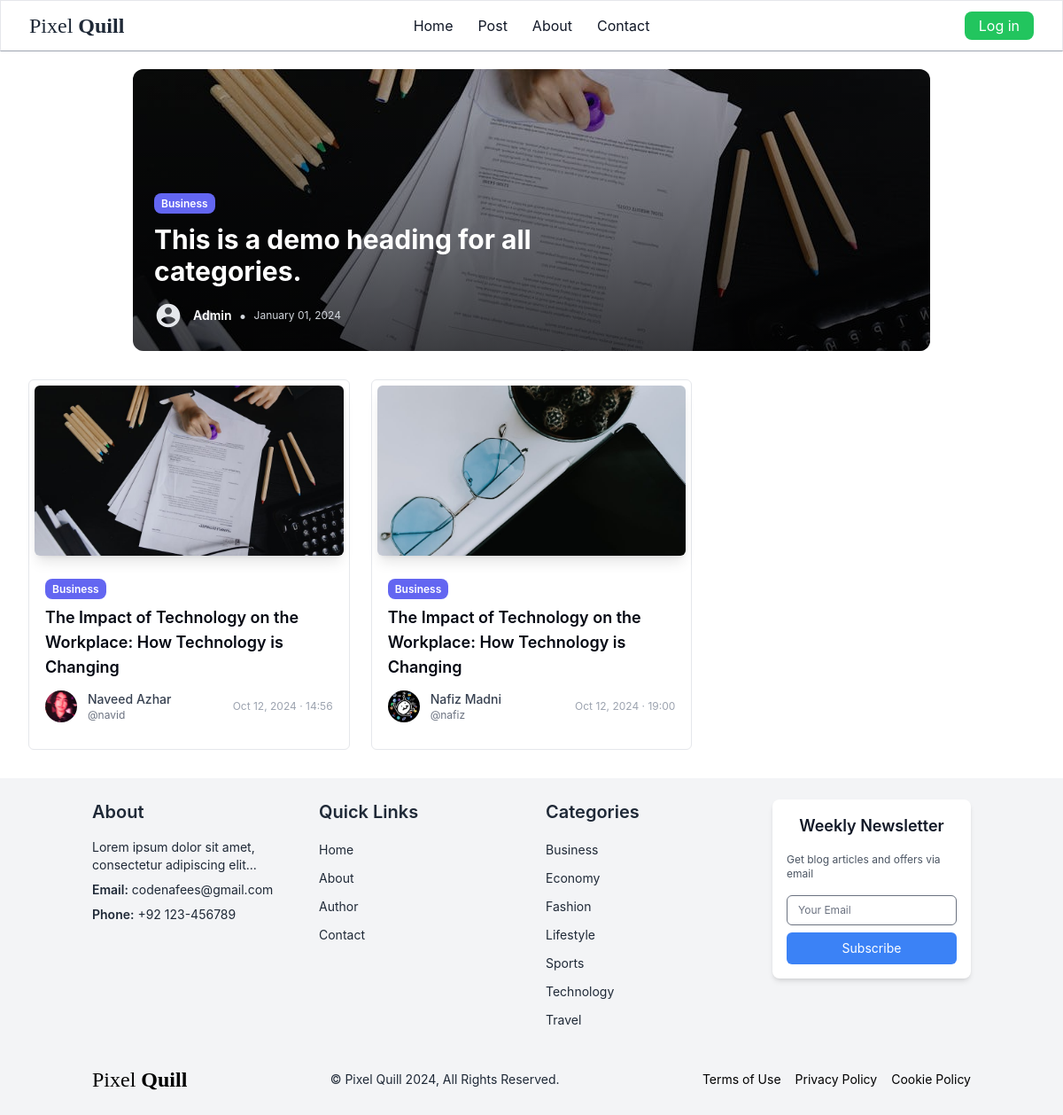
/category/5/, run on an earlier commit of the app's database.
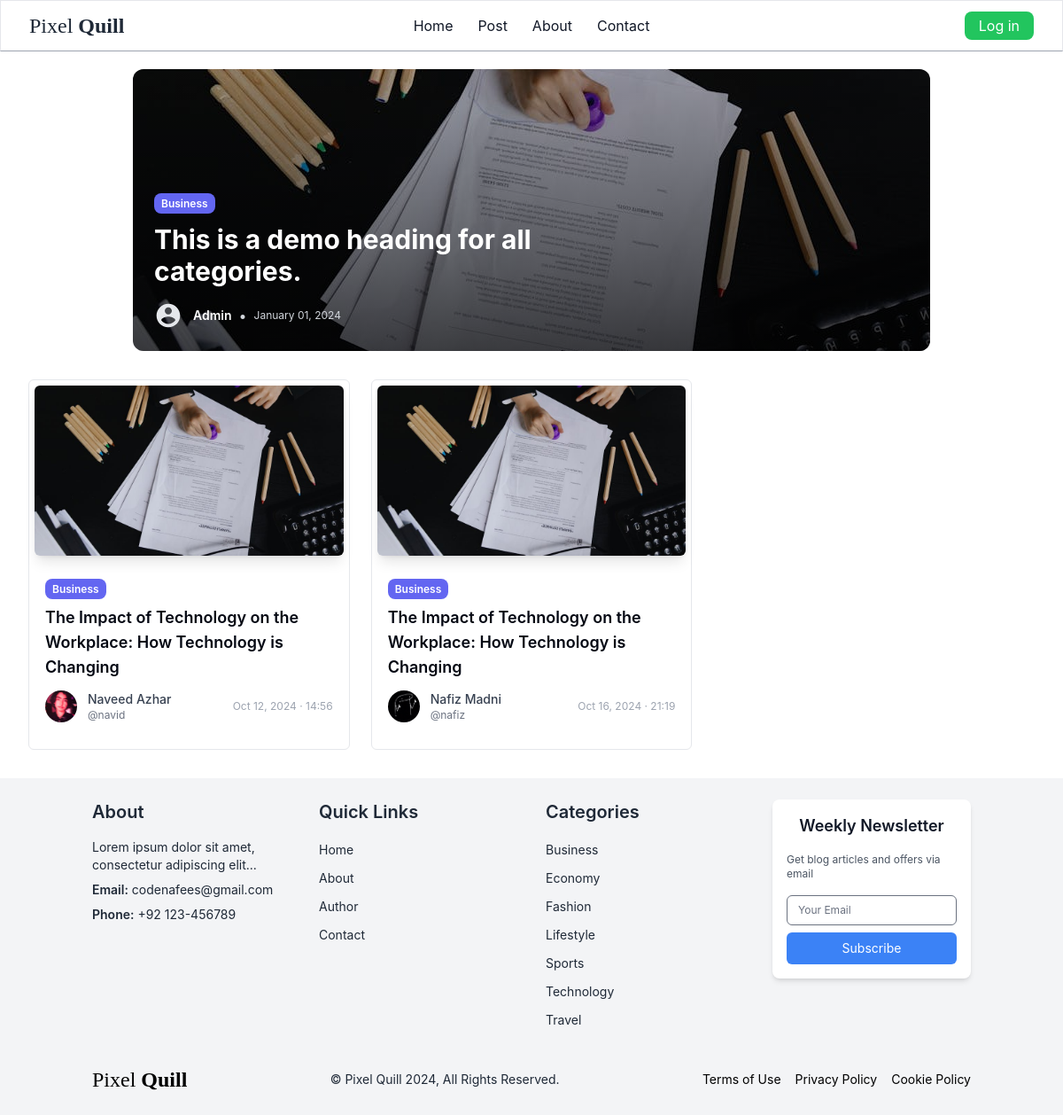
And on a later commit of the database.
### core/models.py (models this page shows, shortened)
class Blog(models.Model):
     created_by = models.ForeignKey(User, on_delete=models.CASCADE, related_name='author_blogs')
     heading = models.CharField(max_length=255, blank=False, null=True)
     category = models.ForeignKey(Category, on_delete=models.CASCADE, related_name="category_blogs")
     description = models.TextField(max_length=3000, null=True)
     image = models.ImageField(upload_to= 'blog/', null=True)
     added_date = models.DateTimeField(auto_now_add=True, null=True)

class Category(models.Model):
     name = models.CharField(max_length=255,  unique=True)
     class Meta:
          verbose_name_plural = 'Categories'
          ordering  = ('name',)
     def __str__(self):
          return self.name

### authentication/models.py (models this page shows, shortened)
class Profile(models.Model):
    user =  models.OneToOneField(User, on_delete=models.CASCADE, related_name="profile")
    f_name = models.CharField(max_length=10, default='James')
    l_name = models.CharField(max_length=10, default='Joe')
    job_role = models.CharField(max_length=10, default='_job')
    profile_img = models.ImageField(upload_to='dp_img/', default=get_default_image_path, )
    bio = models.TextField(max_length=400, blank=True)
    acc_created = models.DateTimeField(auto_now_add=True, blank=True, null=True)

### core/views.py (the view)
# urls.py: path('category/<int:pk>/', views.category, name='category'),
def category(request, pk):
     profile = getUserProfile(request=request)
     profiles = Profile.objects.select_related('user').all()
     category = Category.objects.prefetch_related('category_blogs').get(id=pk)
     related_blogs = category.category_blogs.all()
     btn_col = btn_cols[str(category)]
     image = category_imgs[str(category)]
     image_url = static(f"{image}")  # Path to the image
     return render(request, 'core/category.html',
     {
          'related_blogs': related_blogs,
          'btn_col':btn_col,
          'category': category,
          'image_url': image_url,
          'profile': profile,
          'profiles': profiles,
     })

### core/templatetags/custom_filters.py (called while the page is built)
@register.filter(name="get_formated_date")
def get_formated_date(added_date):
    return added_date.strftime("%b %d, %Y · %H:%M")

@register.filter(name="get_user_dp")
def get_user_dp(user_id):
    user = User.objects.get(pk=user_id)
    user_data = user.profile
    return user_data.profile_img.url

@register.filter(name="get_user_full_name")
def get_user_full_name(user_id):
    user = User.objects.get(pk=user_id)
    user_data = user.profile
    return f'{user_data.f_name} {user_data.l_name}'

### pixelquill/context_processors.py (called while the page is built)
def category_context(request):
    return {
        'categories':  categories,
    }

### pixelquill/utils.py (called while the page is built, shortened)
def getUserProfile(request):
     if not request.user.is_authenticated :
          profile = None
          return profile

### core/templates/core/category.html (shortened to what the changed rows need)
{% extends "core/layout.html" %}
{% load static %}
{% load custom_filters %}
{% block content %}
<div class="mx-4 md:mx-8 my-5">
    <div class="w-full flex justify-center items-center">
        <div class="relative rounded-xl overflow-hidden">
            <div class="absolute inset-0 p-4 md:p-6 flex flex-col justify-end">
                <div class="mb-3">
                    <a href="{% url 'category' category.id %}" class="rounded-lg text-xs font-semibold {{btn_col}} text-white py-1 px-2">
                        {{category}}
                    </a>
                </div>
                <h1 class="text-white text-sm md:text-2xl lg:text-3xl font-bold mb-3 md:mb-4 max-w-xl">
                    This is a demo heading for all categories.
                </h1>
            </div>
        </div>
    </div>
    <div class="grid grid-cols-1 sm:grid-cols-2 lg:grid-cols-3 gap-4 md:gap-6 my-6 md:my-8">
        {% for blog in related_blogs %}
            <div class="border p-1.5 rounded-md">
                <a href="{% url 'details' blog.id %}">
                    <img src="{{blog.image.url}}" alt="{{blog.name}}" class="rounded-md w-full h-48 shadow-lg object-cover object-center"/>
                    <div class="mx-3 my-6">
                        <a href="{% url 'category' blog.category.id %}" class="rounded-lg text-xs font-semibold {{btn_col}} text-white py-1 px-2"> {{blog.category}} </a>
                        <div class="bg-white rounded-b-md mt-2">
                            <div class="flex justify-between items-center">
                                <h3 class="text-gray-950 text-base sm:text-lg font-semibold">{{ blog.heading }}</h3>
                            </div>
                        </div>
                        <div class="flex flex-col sm:flex-row items-start sm:items-center justify-between space-y-2 sm:space-y-0 sm:space-x-3 my-3">
                            <div class="flex items-center space-x-3">
                                <a href="{% url 'author' blog.created_by.id %}" class="m-0" >
                                    <div class="w-9 h-9 rounded-full overflow-hidden">
                                        <img src="{{ blog.created_by.id | get_user_dp }}" alt="Author" class="w-full h-full object-cover"/>
                                    </div>
                                </a>
                                <div>
                                    <span class="text-gray-700 text-sm sm:text-[14px] block font-medium">{{ blog.created_by.id | get_user_full_name}}</span>
                                    <span class="text-gray-500 text-xs sm:text-[12px] block">@{{ blog.created_by }}</span>
                                </div>
                            </div>
                            <span class="text-gray-400 text-xs">{{ blog.added_date | get_formated_date }}</span>
                        </div>
                    </div>
                </a>
            </div>
        {% endfor %}
    </div>
</div>
{% endblock %}

### core/templates/core/layout.html (shortened to what the changed rows need)
{% load static %}
{% load static tailwind_tags %}
<!DOCTYPE html>
<html lang="en">
<head>
	{% tailwind_css %}
</head>
<body class="font-inter">
{% block content %}   {% endblock %}
    <footer class="bg-gray-100 text-black py-6">
        <div class="container mx-auto px-4">
            <div class="grid grid-cols-1 md:grid-cols-2 lg:grid-cols-4 gap-8">
                <div class="col-span-1 text-gray-800">
                    <ul>
                        {% for category in categories %}
                        <li class="mb-2"><a href="{% url 'category' category.id %}" class="text-sm hover:underline">{{ category.name }}</a></li>
                        {% endfor %}
                    </ul>
                </div>
                <div class="col-span-1">
                    <div class="bg-white rounded-lg shadow-md p-4">
                        <h2 class="text-lg font-semibold mb-4 text-gray-900 text-center">Weekly Newsletter</h2>
                    </div>
                </div>
            </div>
        </div>
    </footer>
</body>
</html>

What changed in the data, as far as the page shows it:
removed Blog: image (picture), category "Business", heading "The Impact of Technology on the Workplace: How Technology is Changing", created_by.id|get_user_dp (picture), created_by.id|get_user_full_name "Nafiz Madni", created_by "nafiz", added_date|get_formated_date "Oct 12, 2024 · 19:00"
added Blog: image (picture), category "Business", heading "The Impact of Technology on the Workplace: How Technology is Changing", created_by.id|get_user_dp (picture), created_by.id|get_user_full_name "Nafiz Madni", created_by "nafiz", added_date|get_formated_date "Oct 16, 2024 · 21:19"
